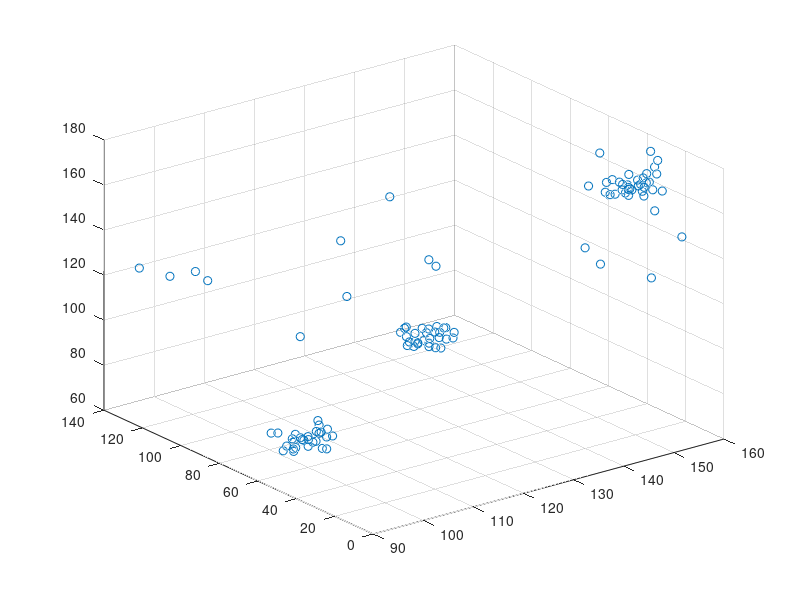

This chart was generated by the following MATLAB code:
x=[146.88371183085866, 152.56295454319394, 154.97063265521015, 149.15164882363382, 148.2326145592109, 153.49002785120095, 147.08354020925796, 151.70940770083996, 145.33253876764434, 151.60756302185547, 151.52645896837714, 151.565949490283, 146.6372690603908, 150.94072474198907, 148.68748746769833, 146.39859505056322, 149.9970373647569, 149.2036156142264, 149.31826232612372, 151.660533049144, 145.87788506885317, 153.95915404510205, 152.0501309208036, 147.01788530308735, 145.50116267612592, 145.16328564471286, 151.6175411101668, 146.14598242032892, 148.0477440686917, 149.4926783617963,101.07843903883588, 99.06573896349708, 94.3293706051065, 96.90294502770924, 100.87004110877817, 95.21938358867482, 101.97771854091812, 101.69350200990186, 93.3567361376223, 97.79098540579137, 100.00887689508163, 94.86842830419046, 92.64881408844764, 96.31477364070057, 94.72513337099184, 97.0384312108789, 100.59975234995913, 100.80614944976868, 100.695701433078, 100.45041691939488, 96.59347958973163, 96.93292423987886, 99.70853709293769, 98.50998881923431, 92.37070703941623, 101.2919138463327, 98.81281549678553, 94.20402979225224, 98.1680854014691, 95.57371660589166,117.38601683022937, 119.81452617676544, 123.5009107118498, 116.9777234903077, 121.3640083408513, 117.41972243264884, 122.27099380384945, 118.70074160754878, 121.48046400762819, 116.69785645311163, 115.97041304315864, 120.45791738406574, 118.9995315282188, 115.52495680240379, 118.71798864098017, 123.4814734135511, 116.54568336112658, 120.87770857829045, 115.48106668265291, 116.37566928776954, 123.0172317146276, 121.2406802510078, 123.93822020990407, 119.33115830673859, 116.73754105098757, 118.86417204686315, 123.325609475665, 116.99335941751848, 117.05441109505351, 122.74616958000038,132.77818139310756, 136.59801960464856, 140.84491661864283, 121.61918637548027, 130.24178056262448, 109.14206362792282, 104.24127291300167, 91.97101733843553, 95.61974023524839, 98.65959146023427,150.21922196815188, 157.46467320608053, 149.9606511595083, 156.65428489512198, 155.33817181772935, 157.2254108289988, 159.8215038162411, 142.62274081545755, 142.45414673224917, 156.48851343743425];
y=[18.825855968018512, 22.161817369649413, 19.00697521733326, 20.734121354094327, 18.95827354893946, 18.016056277895853, 16.162174620090585, 20.439535850018267, 22.889337758125205, 19.792443977868786, 21.278921724511232, 20.484125436498037, 19.58121814694774, 21.333331289053454, 20.11780936423518, 17.288659096270763, 23.43681104571489, 23.16884216965739, 16.75706492662688, 17.109238010607186, 19.839075486766607, 24.67071013329947, 19.498211370537877, 24.261261000523294, 21.448809485691115, 23.083139650037797, 15.216523491678778, 23.463691698184462, 16.74471053390406, 22.76405004190736,57.04697834117906, 57.289899039230946, 52.8279999673048, 55.8112181655227, 52.124238878732015, 54.95702746276088, 59.98014126708058, 51.598994165330204, 58.32341989367197, 56.34262508946408, 50.28052775740405, 52.99168219847134, 59.971549082897056, 53.370787024298465, 54.39992830126334, 58.827540789441876, 54.07870549111382, 57.88802738116793, 52.09898381391636, 56.80473260322274, 58.06238830929851, 51.973814598081, 52.389610124780845, 59.58608929974553, 51.16588005239791, 57.560307257651516, 54.308307075767864, 57.7507836933132, 55.11315967090866, 56.23537967570361,48.16352650763199, 45.25775670490938, 53.00508169082239, 48.579882498667125, 45.02622954440599, 54.285977183266134, 49.52066414986792, 49.3252440239598, 46.85302052954099, 50.796334769526204, 49.941205438381004, 47.3584999671256, 46.17359657404246, 49.251492268814204, 45.82132461302585, 45.165701533967, 51.09981808533571, 52.78858731431949, 52.18595906938218, 52.46211836587528, 52.96160572094304, 52.53423450349416, 50.71363202317279, 50.212686151871495, 47.94820825169175, 46.21103015253195, 45.351587496782344, 49.18452578171218, 47.30449420278408, 47.300567364752226,82.54510794429892, 135.14236964667037, 99.86137687665624, 99.31368098132009, 96.26203311423163, 87.82533923442631, 129.5727075032817, 110.84105566561307, 136.27795714818012, 108.64235778702971,46.75255248309333, 29.41597621196746, 11.589196155893898, 25.77036519248741, 9.75447639696231, 28.87836242919522, 37.71583131142837, 25.16109223028183, 18.509789669547757, 55.45258152955219];
z=[171.10559508680097, 167.56230595452556, 165.68737660318564, 169.43060625486956, 167.83987250548466, 174.54303366561516, 172.2773607651651, 172.91318140475892, 173.80075652106228, 165.18071184616852, 169.88668972195606, 167.0535988944217, 174.4330201829095, 172.05472029168527, 170.66389524416596, 174.44295448925854, 174.3174492879236, 166.6592368897, 172.26959261503637, 172.37234826007014, 169.4300504938579, 167.6972786373684, 174.9741528764535, 173.48397714621532, 168.83492397210392, 169.45987733360764, 169.74175216416882, 167.41386330101426, 171.25051166977602, 170.24753947081186,75.64324309834076, 73.96771698190399, 74.40456358920365, 76.6500435286329, 79.5297995089676, 71.95546502042478, 79.60139705033541, 76.2383168336674, 79.92849801335055, 74.8019316002335, 72.0257270872417, 74.627478377959, 79.6618345551577, 77.16040347924465, 78.06022184950403, 76.92398494661535, 70.39485357210641, 71.9494668789535, 76.18999676440478, 76.945937046694, 74.3227003774751, 78.65348023060415, 78.8451446816293, 72.92038828373865, 77.53270241082467, 78.97239741344717, 74.13165810512506, 71.7419690571389, 72.38267923887018, 75.28517967482071,109.45580625236477, 106.98289509747451, 106.21694766279333, 113.76844198613009, 114.91573234450104, 114.05637838138618, 110.68412349614935, 114.68096720802302, 105.22333525399196, 109.24636889791773, 108.42369967168418, 112.74383714570416, 111.21085109644605, 112.92439614524096, 109.4510166785404, 111.62203586440917, 107.52848961617883, 110.06233467648092, 113.71186338277346, 114.87178108182397, 111.44841736469697, 111.57940661199231, 111.28280036576332, 108.46757198182702, 110.69172554108647, 107.66799052044432, 109.1574558288798, 107.72076983333982, 109.56971165612336, 108.2411183387373,123.60118671066766, 84.3334759857059, 109.06353341228908, 132.15584977253337, 147.69795534558253, 101.62155030037181, 117.09718690561905, 129.72783243147057, 121.19568093774762, 124.6197572628185,132.43483927585459, 151.30660667575535, 133.04586267751063, 175.60981746799678, 148.73679326874816, 171.13398405504444, 173.03625425442016, 172.9395333332044, 140.96057213570606, 167.34244609175977];
figure
scatter3(x,y,z);